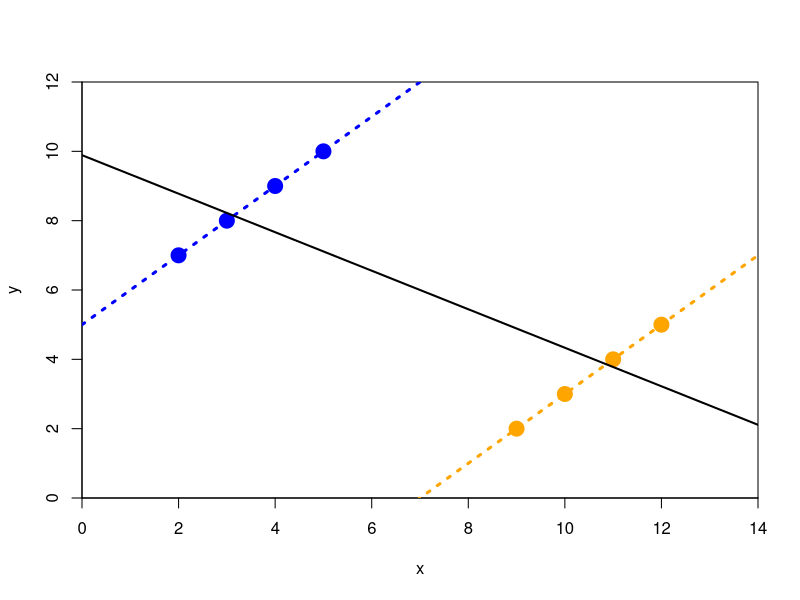

Write R code to recreate this figure.
# Simpson's Paradox 
x1 <- c(2, 3, 4, 5)
y1 <- x1 + 5

x2 <- x1 + 7
y2 <- x2 - 7

x <- c(x1, x2)
y <- c(y1, y2)

par(xaxs = "i", yaxs = "i")
plot(x,y, cex = 2, pch = 19,
     col=rep(c("blue", "orange"), each=4), bg = rep(c("blue", "orange"), each = 4),
     xlim = c(0 , 14), ylim = c(0 , 12))
abline(lm(y1 ~ x1), col="blue", lwd = 3, lty =3)
abline(lm(y2 ~ x2), col="orange", lwd = 3, lty = 3)
abline(lm(y  ~ x), lwd = 2, lty = 1)

# simple drug example: 
day1total = 100 ## slider value change
day2total = 100
day1A = 90
day1B = day1total - day1A
day2A = 10
day2B = day2total - day2A
day1Ahit = 60
day1Bhit = 8
day2Ahit = 4
day2Bhit = 50

day1Ahit_per = day1Ahit/day1A
day1Bhit_per = day1Bhit/day1B
day2Ahit_per = day2Ahit/day2A
day2Bhit_per = day2Bhit/day2B
matrix(c(day1Ahit_per, day1Bhit_per, day2Ahit_per, day2Bhit_per), byrow = T, ncol = 2, 
       dimnames = list(c("Day1","Day2"), c("A", "B")))
Atotal = (day1Ahit + day2Ahit)
Btotal = (day1Bhit + day2Bhit)









